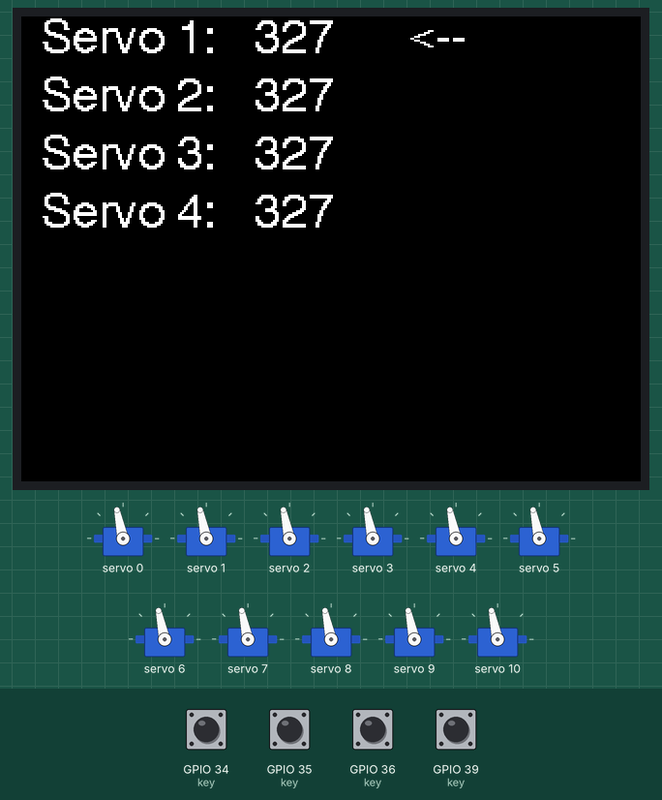
This sketch was run on a simulated ESP32. Parts: 320×240 colour display, 11 × servo. The inputs (shaded band) are chosen by the test bench; at power-on: GPIO 34 (key), GPIO 35 (key), GPIO 36 (key), GPIO 39 (key) LOW. What the sketch prints to the serial monitor is not drawn.

Above: at 1.4 s.
1.5 s: GPIO 34 (key) pulled HIGH for 1 s
At 3.7 s:
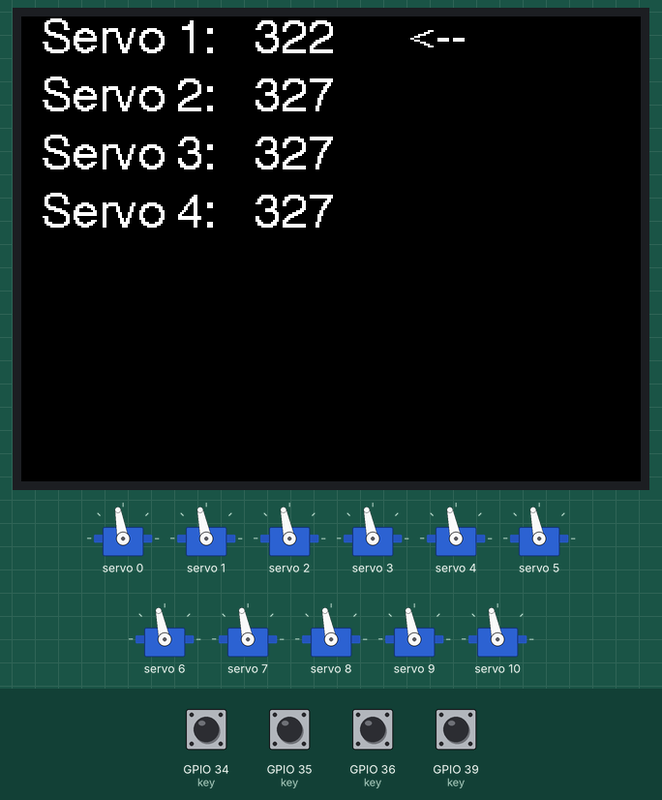
4.0 s: GPIO 34 (key) pulled HIGH for 0.15 s
At 5.0 s:
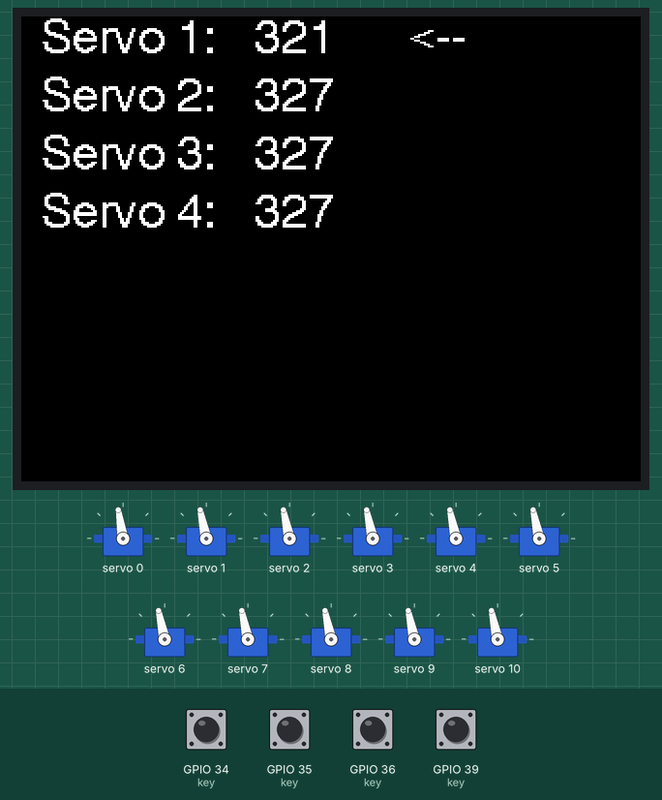
5.8 s: GPIO 36 (key) pulled HIGH for 0.15 s
At 7.1 s:
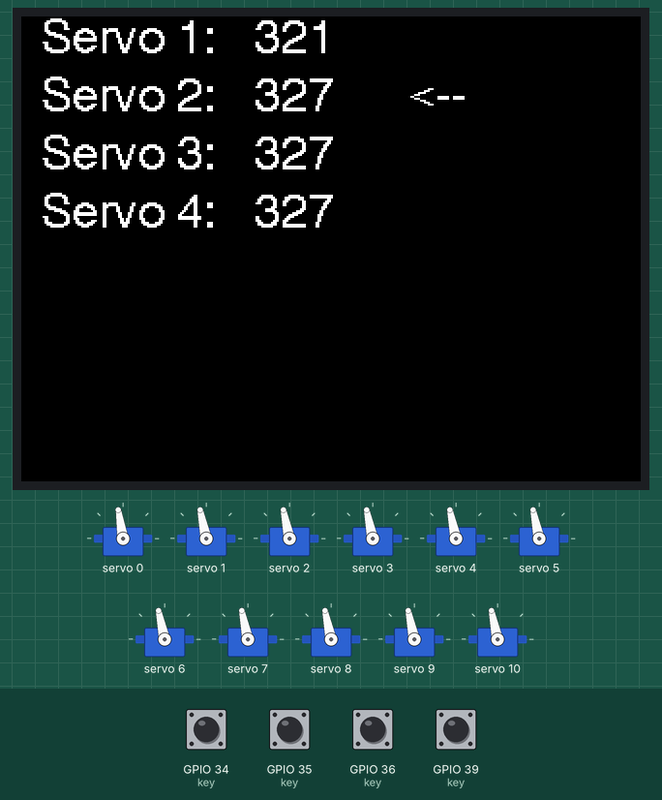
7.4 s: GPIO 35 (key) pulled HIGH for 0.15 s
At 8.7 s:
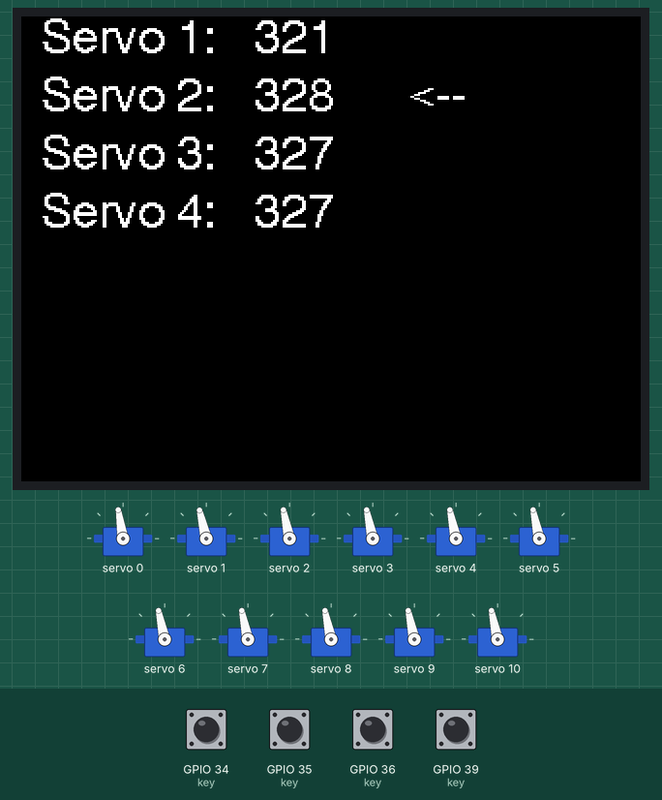
9.2 s: GPIO 39 (key) pulled HIGH for 0.15 s
At 9.9 s:
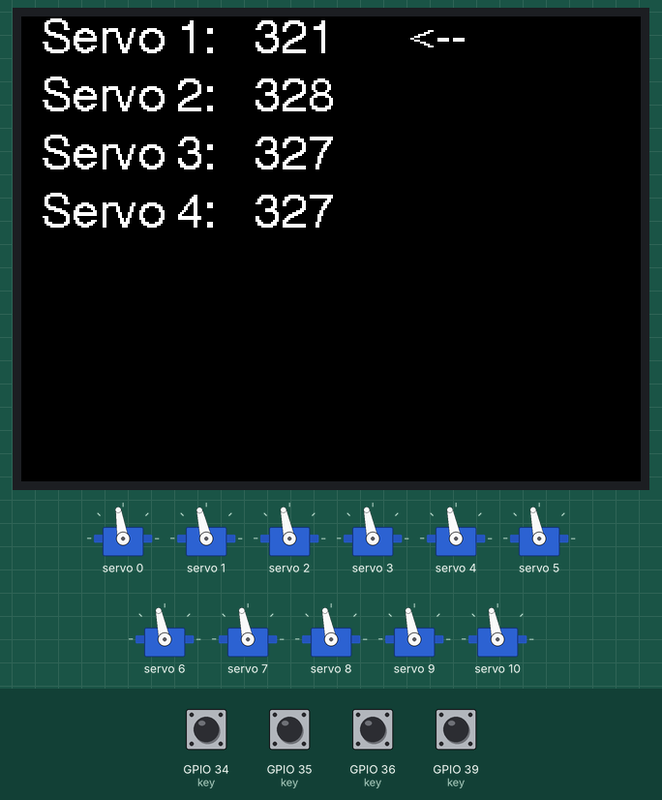
10.8 s: GPIO 35 (key) pulled HIGH for 1 s
At 12.6 s:
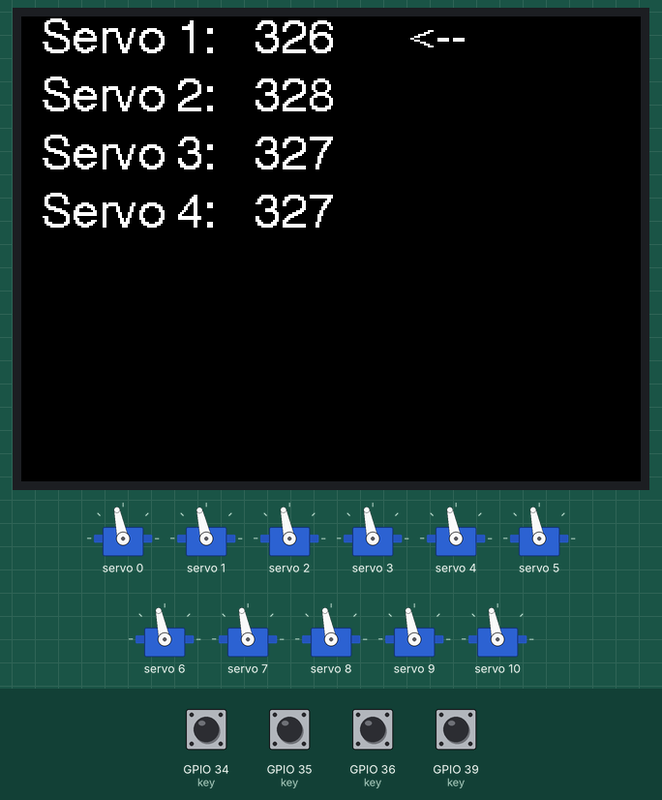
Timing chart, 0 to 14.1 s (numbered marks = the images above; inputs shaded):
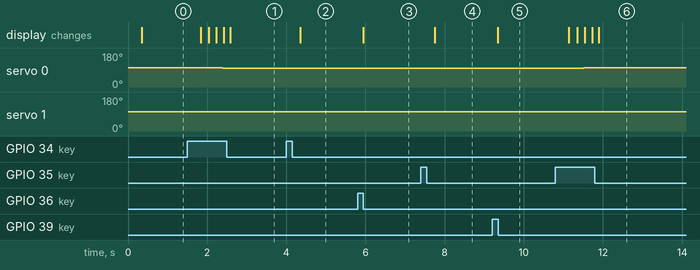

The sketch:

KeyControl_Servo.ino
```cpp
/*******************************************************
   硬件：Baize_ServoDriver_esp32
   功能：KeyControl_Servo,通过按键校准机器人关节
   引脚：key1:35    key2:34    key3:39    key4:36
   Designer: Allen
   E-mail:953598974@qq.com
   Date:2022-09-20 16:39
*******************************************************/

#include <Wire.h>
#include <Adafruit_PWMServoDriver.h>
#include <SPI.h>
#include <TFT_eSPI.h>
//四个按键，按下后由低电平变为高电平
#define key1 35
#define key2 34
#define key3 39
#define key4 36

//#define SERVOMIN  102               //0.5/20 * 4096 = 102
//#define SERVOMID  307               //1.5/20 * 4096 = 307
//#define SERVOMAX  512               //2.5/20 * 4096 = 512
//实际测试
#define SERVOMIN  102
#define SERVOMID  327
#define SERVOMAX  552

Adafruit_PWMServoDriver pwm = Adafruit_PWMServoDriver();               //驱动1~16或(0~15)号舵机
Adafruit_PWMServoDriver pwm1 = Adafruit_PWMServoDriver(0x41);          //驱动17~32或(16~31)号舵机

TFT_eSPI TFT = TFT_eSPI();
//定义一个按键结构体，用于描述四个按键的各种属性和状态
struct keyStruct{
  String name;
  int pin;
  bool lastStatus;
};

keyStruct key[4]={
  "Key 1",35,0,
  "Key 2",34,0,
  "Key 3",39,0,
  "Key 4",36,0
};
//定义一个舵机结构体，用于描述32个舵机的各种属性和状态
struct servoStruct{
  String name;
  int num;
  bool lastStatus;
};

servoStruct servo[32]={
  "Servo 1:",SERVOMID,0,"Servo 2:",SERVOMID,0,"Servo 3:",SERVOMID,0,"Servo 4:",SERVOMID,0,
  "Servo 5:",SERVOMID,0,"Servo 6:",SERVOMID,0,"Servo 7:",SERVOMID,0,"Servo 8:",SERVOMID,0,
  "Servo 9:",SERVOMID,0,"Servo 10:",SERVOMID,0,"Servo 11:",SERVOMID,0,"Servo 12:",SERVOMID,0,
  "Servo 13:",SERVOMID,0,"Servo 14:",SERVOMID,0,"Servo 15:",SERVOMID,0,"Servo 16:",SERVOMID,0,
  "Servo 17:",SERVOMID,0,"Servo 18:",SERVOMID,0,"Servo 19:",SERVOMID,0,"Servo 20:",SERVOMID,0,
  "Servo 21:",SERVOMID,0,"Servo 22:",SERVOMID,0,"Servo 23:",SERVOMID,0,"Servo 24:",SERVOMID,0,
  "Servo 25:",SERVOMID,0,"Servo 26:",SERVOMID,0,"Servo 27:",SERVOMID,0,"Servo 28:",SERVOMID,0,
  "Servo 29:",SERVOMID,0,"Servo 30:",SERVOMID,0,"Servo 31:",SERVOMID,0,"Servo 32:",SERVOMID,0
};
//光标位置，一共四行，定义为0，1，2，3
int insert_f=0;
bool screen_update=0;//1为需要刷新屏幕，0为无需刷新屏幕

void setup() {
  // put your setup code here, to run once:
  //初始化串口
  Serial.begin(115200);
  Serial.print("Program:KeyControl_Servo!");
  //初始化舵机驱动
  pwm.begin();
  pwm1.begin();
  pwm.setPWMFreq(50);  // Analog servos run at ~50 Hz updates
  pwm1.setPWMFreq(50);  // Analog servos run at ~50 Hz updates
  //初始化显示屏
  TFT.init();
  TFT.setRotation(3);
  TFT.fillScreen(TFT_BLACK);
  TFT.initDMA();
  //设置4个按键为输入模式
  for(int i=0;i<4;i++)
    pinMode(key[i].pin,INPUT);

  screen_update = 1;

}

void loop() {
  // put your main code here, to run repeatedly:
    if(digitalRead(key[0].pin)==1)
    {
      delayMicroseconds(10);
      if(digitalRead(key[0].pin)==1)
      {
        if(key[0].lastStatus==0)
        {
          servo[insert_f].num++;
          servo[insert_f].num = (servo[insert_f].num)>SERVOMAX?SERVOMAX:servo[insert_f].num;
          key[0].lastStatus=1;
          screen_update = 1;
          Serial.println("hello1");
          delay(200);
        }
        else if(key[0].lastStatus==1)
        {
          Serial.println("hello2");
          servo[insert_f].num++;
          servo[insert_f].num = (servo[insert_f].num)>SERVOMAX?SERVOMAX:servo[insert_f].num;
          delay(60);
          screen_update = 1;
        }
      }
    }
    if(digitalRead(key[0].pin)==0)
    {
      delayMicroseconds(10);
      if(digitalRead(key[0].pin)==0)
      {
        if(key[0].lastStatus==1)
        {
          key[0].lastStatus=0;
        }
      }
    }

    if(digitalRead(key[1].pin)==1)
    {
      delayMicroseconds(10);
      if(digitalRead(key[1].pin)==1)
      {
        if(key[1].lastStatus==0)
        {
          servo[insert_f].num--;
          servo[insert_f].num = (servo[insert_f].num)<SERVOMIN?SERVOMIN:servo[insert_f].num;
          key[1].lastStatus=1;
          screen_update = 1;
          Serial.println("hello1");
          delay(200);
        }
        else if(key[1].lastStatus==1)
        {
          Serial.println("hello2");
          servo[insert_f].num--;
          servo[insert_f].num = (servo[insert_f].num)<SERVOMIN?SERVOMIN:servo[insert_f].num;
          delay(60);
          screen_update = 1;
        }
      }
    }
    if(digitalRead(key[1].pin)==0)
    {
      delayMicroseconds(10);
      if(digitalRead(key[1].pin)==0)
      {
        if(key[1].lastStatus==1)
        {
          key[1].lastStatus=0;
        }
      }
    }
    //key3：向上翻页
    if(digitalRead(key[2].pin)==1)
    {
      delayMicroseconds(10);
      if(digitalRead(key[2].pin)==1)
      {
        if(key[2].lastStatus==0)
        {
          if(insert_f==0)
          {
            insert_f=31;
          }
          else
            insert_f--;

          screen_update = 1;
          key[2].lastStatus=1;
        }
      }
    }
    if(digitalRead(key[2].pin)==0)
    {
      delayMicroseconds(10);
      if(digitalRead(key[2].pin)==0)
      {
        if(key[2].lastStatus==1)
        {
          key[2].lastStatus=0;
        }
      }
    }
    //key4：向下翻页
    if(digitalRead(key[3].pin)==1)
    {
      delayMicroseconds(10);
      if(digitalRead(key[3].pin)==1)
      {
        if(key[3].lastStatus==0)
        {
          if(insert_f==31)
          {
            insert_f=0;
          }
          else
            insert_f++;

          key[3].lastStatus=1;
          screen_update = 1;
        }
      }
    }
    if(digitalRead(key[3].pin)==0)
    {
      delayMicroseconds(10);
      if(digitalRead(key[3].pin)==0)
      {
        if(key[3].lastStatus==1)
        {
          key[3].lastStatus=0;
        }
      }
    }
  if(screen_update)
  {
    TFT.fillScreen(TFT_BLACK);
    for(int i=0;i<4;i++)
    {
      TFT.setCursor(10, 30*(i), 4);//前俩参数是位置(横纵坐标),第三个参数是字体大小
      TFT.setTextColor(TFT_WHITE, TFT_BLACK);
      TFT.println(servo[insert_f/4*4+i].name);
      TFT.drawNumber(servo[insert_f/4*4+i].num, 120, 30*(i));               // Draw float using current font
    }
    TFT.setCursor(200, 30*(insert_f%4), 4);//前俩参数是位置(横纵坐标),第三个参数是字体大小
    TFT.setTextColor(TFT_WHITE, TFT_BLACK);
    TFT.println("<--");
    screen_update = 0;
  }
  for(int servoi=0;servoi<16;servoi++)
    pwm.setPWM(servoi, 0, servo[servoi].num);
  for(int servoi=16;servoi<31;servoi++)
    pwm1.setPWM(servoi%16, 0, servo[servoi].num);
  delay(10);

}
```

Measured:
- after the input at 1.5 s, servo 0: 102° → 101° after 0.51 s, → 100° 0.39 s later; the display: first changes after 0.33 s (image 1 shows a later state)
- after the input at 4.0 s, servo 0: 100° → 99° after 0.33 s; the display: changes after 0.35 s (image 2)
- after the input at 5.8 s, the display: changes after 0.15 s (image 3)
- after the input at 7.4 s, servo 1: 102° → 103° after 0.33 s; the display: changes after 0.35 s (image 4)
- after the input at 9.2 s, the display: changes after 0.14 s (image 5)
- after the input at 10.8 s, servo 0: 99° → 100° after 0.32 s, → 101° 0.39 s later, → 102° 0.39 s later; the display: first changes after 0.34 s (image 6 shows a later state)
